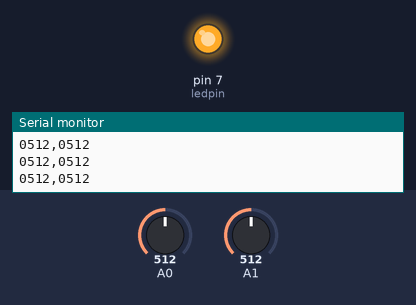
The sketch below on a simulated Arduino Uno, built with avr-gcc and run on an emulated ATmega328P. Shown: output pins drawn as LEDs (lit = HIGH), the last lines printed to the serial monitor. The test bench sets the inputs (shaded band); at power-on: A0 = 512, A1 = 512.

Above: at 1.2 s.
1.3 s: A0 set to 441
2.8 s: A0 set to 421
At 3.9 s:
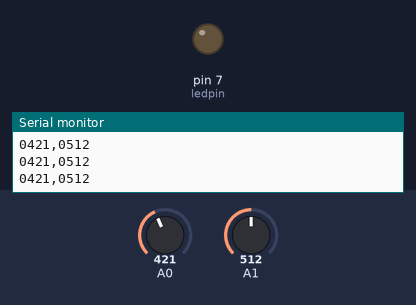
4.3 s: A0 set to 440
At 5.0 s:
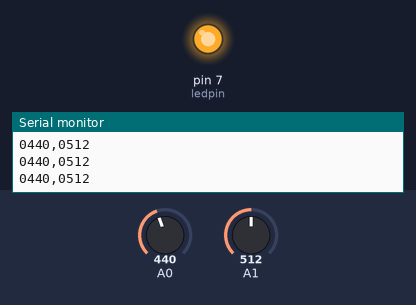
7.3 s: A0 set to 420
At 8.4 s:
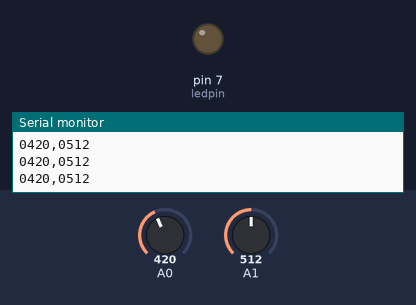
Timing chart, 0 to 9.8 s (numbered marks = the images above; inputs shaded):
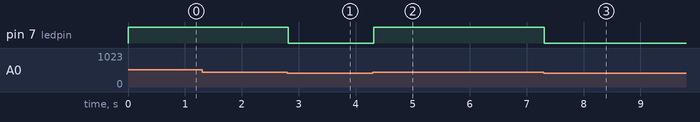

The sketch:

firmware_arduino.ino
```cpp
int ledpin = 7;

void setup()
{
  pinMode(ledpin, OUTPUT);
  //Initialize serial and wait for port to open:
  Serial.begin(9600);
  while (!Serial) {
    ; // wait for serial port to connect. Needed for native USB port only
  }
}

void loop()
{
  //print_dummy();

  print_adc();
}

inline void print_adc()
{
  int read_0, read_1;

  read_0 = analogRead(0);
  read_1 = analogRead(1);

  print_zeros(read_0);
  Serial.print(read_0);
  Serial.print(",");
  print_zeros(read_1);
  Serial.println(read_1);

  conditional_led(read_0);
}


/* Função que imprime 0001,1023 0002,1022.
 * Ela é utilizada para testar o software sem a conexão do sinal a ser amostrado
 */
inline void print_dummy()
{
  int contador=0;

  while(1)
  {
    print_zeros(contador);
    Serial.print(contador);
    Serial.print(",");
    print_zeros(1024-contador);
    Serial.println(1024-contador);

    contador=contador+10;

    if (contador>=1024){
      contador=0;
    }

    delay(50);
  }
}

/*
 * Para formatar os números sempre com uma quantidade fixa de digitos na hora de imprimir
 */
void print_zeros(int contador)
{
  if (contador<1000) Serial.print('0');
  if (contador<100) Serial.print('0');
  if (contador<10) Serial.print('0');
}
/*
 * Função para poder acender LED acima de temperatura específica
 */

void conditional_led(int read_zero)
{
  /*
   * 430 aproximadamente 2.2 Volts = 32ºC
   */
  if (read_zero >= 430){
    digitalWrite(ledpin, HIGH);
  }
  else{
    digitalWrite(ledpin, LOW);
  }
}
```

Measured:
- the behaviour switches between 430 and 429 on A0 (found by bisection; images 0 and 1)
- after the input at 2.8 s, pin 7 (ledpin): HIGH → LOW at once
- after the input at 4.3 s, pin 7 (ledpin): LOW → HIGH at once
- after the input at 7.3 s, pin 7 (ledpin): HIGH → LOW at once
